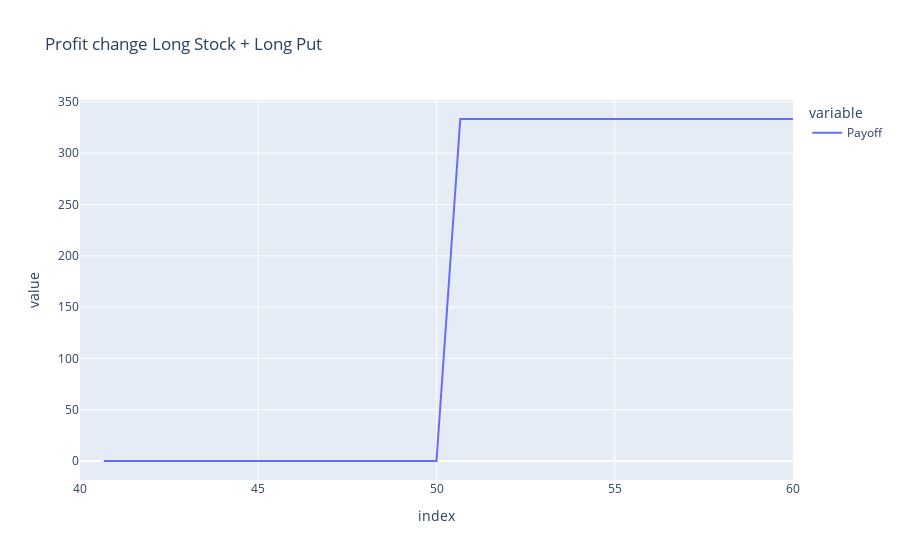

The code cell stored with this chart in its notebook:
### Code cell
px.line(pnl_p,title = 'Profit change Long Stock + Long Put')

### Figure 1 — Plotly figure (JSON) as saved in the notebook; plotly's stock layout.template omitted (floating-point values rounded to 4 significant figures)
{"data": [{"hovertemplate": "variable=Payoff<br>index=%{x}<br>value=%{y}<extra></extra>", "legendgroup": "Payoff", "line": {"color": "#636efa", "dash": "solid"}, "marker": {"symbol": "circle"}, "mode": "lines", "name": "Payoff", "orientation": "v", "showlegend": true, "type": "scatter", "x": [40, 40.67, 41.33, 42, 42.67, 43.33, 44, 44.67, 45.33, 46, 46.67, 47.33, 48, 48.67, 49.33, 50, 50.67, 51.33, 52, 52.67, 53.33, 54, 54.67, 55.33, 56, 56.67, 57.33, 58, 58.67, 59.33, 60], "xaxis": "x", "y": [null, 0, 0, 0, 0, 0, 0, 0, 0, 0, 0, 0, 0, 0, 0, 0, 333.3, 333.3, 333.3, 333.3, 333.3, 333.3, 333.3, 333.3, 333.3, 333.3, 333.3, 333.3, 333.3, 333.3, 333.3], "yaxis": "y"}], "layout": {"legend": {"title": {"text": "variable"}, "tracegroupgap": 0}, "title": {"text": "Profit change Long Stock + Long Put"}, "xaxis": {"anchor": "y", "domain": [0, 1], "title": {"text": "index"}}, "yaxis": {"anchor": "x", "domain": [0, 1], "title": {"text": "value"}}}}
